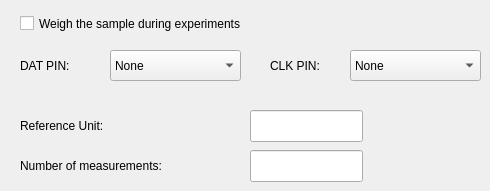
    <widget class="QWidget" name="tab_5">
     <attribute name="title">
      <string>Scale Settings</string>
     </attribute>
     <widget class="QLabel" name="label_17">
      <property name="geometry">
       <rect>
        <x>20</x>
        <y>110</y>
        <width>121</width>
        <height>31</height>
       </rect>
      </property>
      <property name="text">
       <string>Reference Unit:</string>
      </property>
     </widget>
     <widget class="QCheckBox" name="checkBox_3">
      <property name="geometry">
       <rect>
        <x>20</x>
        <y>10</y>
        <width>381</width>
        <height>27</height>
       </rect>
      </property>
      <property name="text">
       <string>Weigh the sample during experiments</string>
      </property>
     </widget>
     <widget class="QLineEdit" name="lineEdit_22">
      <property name="geometry">
       <rect>
        <x>250</x>
        <y>110</y>
        <width>113</width>
        <height>32</height>
       </rect>
      </property>
     </widget>
     <widget class="QLineEdit" name="lineEdit_23">
      <property name="geometry">
       <rect>
        <x>250</x>
        <y>150</y>
        <width>113</width>
        <height>32</height>
       </rect>
      </property>
     </widget>
     <widget class="QLabel" name="label_35">
      <property name="geometry">
       <rect>
        <x>20</x>
        <y>150</y>
        <width>211</width>
        <height>31</height>
       </rect>
      </property>
      <property name="text">
       <string>Number of measurements:</string>
      </property>
     </widget>
     <widget class="QComboBox" name="comboBox_2">
      <property name="geometry">
       <rect>
        <x>110</x>
        <y>50</y>
        <width>131</width>
        <height>31</height>
       </rect>
      </property>
      <item>
       <property name="text">
        <string>None</string>
       </property>
      </item>
      <item>
       <property name="text">
        <string>GPIO4 (Pin 7)</string>
       </property>
      </item>
      <item>
       <property name="text">
        <string>GPIO5 (Pin 29)</string>
       </property>
      </item>
      <item>
       <property name="text">
        <string>GPIO6 (Pin 31)</string>
       </property>
      </item>
      <item>
       <property name="text">
        <string>GPIO7 (Pin 26)</string>
       </property>
      </item>
      <item>
       <property name="text">
        <string>GPIO8 (Pin 24)</string>
       </property>
      </item>
      <item>
       <property name="text">
        <string>GPIO9 (Pin 21)</string>
       </property>
      </item>
      <item>
       <property name="text">
        <string>GPIO10 (Pin 19)</string>
       </property>
      </item>
      <item>
       <property name="text">
        <string>GPIO11 (Pin 23)</string>
       </property>
      </item>
      <item>
       <property name="text">
        <string>GPIO12 (Pin 32)</string>
       </property>
      </item>
      <item>
       <property name="text">
        <string>GPIO13 (Pin 33)</string>
       </property>
      </item>
      <item>
       <property name="text">
        <string>GPIO14 (Pin 8)</string>
       </property>
      </item>
      <item>
       <property name="text">
        <string>GPIO15 (Pin 10)</string>
       </property>
      </item>
      <item>
       <property name="text">
        <string>GPIO16 (Pin 36)</string>
       </property>
      </item>
      <item>
       <property name="text">
        <string>GPIO17 (Pin 11)</string>
       </property>
      </item>
      <item>
       <property name="text">
        <string>GPIO18 (Pin 12)</string>
       </property>
      </item>
      <item>
       <property name="text">
        <string>GPIO19 (Pin 35)</string>
       </property>
      </item>
      <item>
       <property name="text">
        <string>GPIO20 (Pin 38)</string>
       </property>
      </item>
      <item>
       <property name="text">
        <string>GPIO21 (Pin 40)</string>
       </property>
      </item>
      <item>
       <property name="text">
        <string>GPIO22 (Pin 15)</string>
       </property>
      </item>
      <item>
       <property name="text">
        <string>GPIO23 (Pin 16)</string>
       </property>
      </item>
      <item>
       <property name="text">
        <string>GPIO24 (Pin 18)</string>
       </property>
      </item>
      <item>
       <property name="text">
        <string>GPIO25 (Pin 22)</string>
       </property>
      </item>
      <item>
       <property name="text">
        <string>GPIO26 (Pin 37)</string>
       </property>
      </item>
      <item>
       <property name="text">
        <string>GPIO27 (Pin 13)</string>
       </property>
      </item>
     </widget>
     <widget class="QLabel" name="label_36">
      <property name="geometry">
       <rect>
        <x>20</x>
        <y>50</y>
        <width>81</width>
        <height>31</height>
       </rect>
      </property>
      <property name="text">
       <string>DAT PIN:</string>
      </property>
     </widget>
     <widget class="QLabel" name="label_37">
      <property name="geometry">
       <rect>
        <x>270</x>
        <y>50</y>
        <width>71</width>
        <height>31</height>
       </rect>
      </property>
      <property name="text">
       <string>CLK PIN:</string>
      </property>
     </widget>
     <widget class="QComboBox" name="comboBox_4">
      <property name="geometry">
       <rect>
        <x>350</x>
        <y>50</y>
        <width>131</width>
        <height>31</height>
       </rect>
      </property>
      <item>
       <property name="text">
        <string>None</string>
       </property>
      </item>
      <item>
       <property name="text">
        <string>GPIO4 (Pin 7)</string>
       </property>
      </item>
      <item>
       <property name="text">
        <string>GPIO5 (Pin 29)</string>
       </property>
      </item>
      <item>
       <property name="text">
        <string>GPIO6 (Pin 31)</string>
       </property>
      </item>
      <item>
       <property name="text">
        <string>GPIO7 (Pin 26)</string>
       </property>
      </item>
      <item>
       <property name="text">
        <string>GPIO8 (Pin 24)</string>
       </property>
      </item>
      <item>
       <property name="text">
        <string>GPIO9 (Pin 21)</string>
       </property>
      </item>
      <item>
       <property name="text">
        <string>GPIO10 (Pin 19)</string>
       </property>
      </item>
      <item>
       <property name="text">
        <string>GPIO11 (Pin 23)</string>
       </property>
      </item>
      <item>
       <property name="text">
        <string>GPIO12 (Pin 32)</string>
       </property>
      </item>
      <item>
       <property name="text">
        <string>GPIO13 (Pin 33)</string>
       </property>
      </item>
      <item>
       <property name="text">
        <string>GPIO14 (Pin 8)</string>
       </property>
      </item>
      <item>
       <property name="text">
        <string>GPIO15 (Pin 10)</string>
       </property>
      </item>
      <item>
       <property name="text">
        <string>GPIO16 (Pin 36)</string>
       </property>
      </item>
      <item>
       <property name="text">
        <string>GPIO17 (Pin 11)</string>
       </property>
      </item>
      <item>
       <property name="text">
        <string>GPIO18 (Pin 12)</string>
       </property>
      </item>
      <item>
       <property name="text">
        <string>GPIO19 (Pin 35)</string>
       </property>
      </item>
      <item>
       <property name="text">
        <string>GPIO20 (Pin 38)</string>
       </property>
      </item>
      <item>
       <property name="text">
        <string>GPIO21 (Pin 40)</string>
       </property>
      </item>
      <item>
       <property name="text">
        <string>GPIO22 (Pin 15)</string>
       </property>
      </item>
      <item>
       <property name="text">
        <string>GPIO23 (Pin 16)</string>
       </property>
      </item>
      <item>
       <property name="text">
        <string>GPIO24 (Pin 18)</string>
       </property>
      </item>
      <item>
       <property name="text">
        <string>GPIO25 (Pin 22)</string>
       </property>
      </item>
      <item>
       <property name="text">
        <string>GPIO26 (Pin 37)</string>
       </property>
      </item>
      <item>
       <property name="text">
        <string>GPIO27 (Pin 13)</string>
       </property>
      </item>
     </widget>
    </widget>
